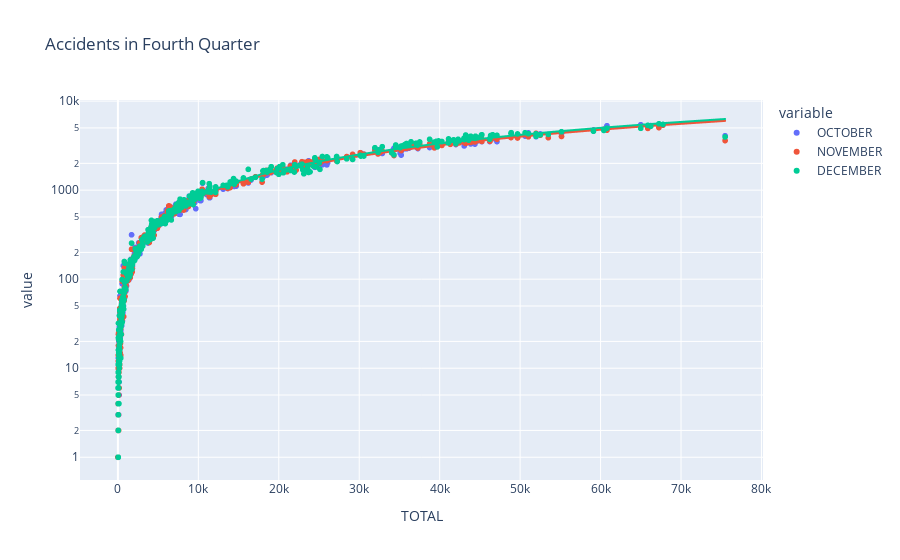

Write notebook code for a chart like this one.
### Code cell
fig1 = px.scatter(grouped_obj, x='TOTAL', y=['OCTOBER','NOVEMBER','DECEMBER'], title='Accidents in Fourth Quarter', trendline='ols', log_y=True)
fig1.show()

### Figure 1 — Plotly figure (JSON) as saved in the notebook; plotly's stock layout.template omitted (floating-point values rounded to 4 significant figures; data arrays with more than 128 entries replaced by an {"elided": "..."} marker saying what was removed)
{"data": [{"hovertemplate": "variable=OCTOBER<br>TOTAL=%{x}<br>value=%{y}<extra></extra>", "legendgroup": "OCTOBER", "marker": {"color": "#636efa", "symbol": "circle"}, "mode": "markers", "name": "OCTOBER", "showlegend": true, "type": "scattergl", "x": {"elided": "454 int values"}, "xaxis": "x", "y": {"elided": "454 int values"}, "yaxis": "y"}, {"hovertemplate": "<b>OLS trendline</b><br>value = 0.0794507 * TOTAL + 22.7933<br>R<sup>2</sup>=0.991523<br><br>variable=OCTOBER<br>TOTAL=%{x}<br>value=%{y} <b>(trend)</b><extra></extra>", "legendgroup": "OCTOBER", "marker": {"color": "#636efa", "symbol": "circle"}, "mode": "lines", "name": "OCTOBER", "showlegend": false, "type": "scattergl", "x": {"elided": "454 int values"}, "xaxis": "x", "y": {"elided": "454 float values"}, "yaxis": "y"}, {"hovertemplate": "variable=NOVEMBER<br>TOTAL=%{x}<br>value=%{y}<extra></extra>", "legendgroup": "NOVEMBER", "marker": {"color": "#EF553B", "symbol": "circle"}, "mode": "markers", "name": "NOVEMBER", "showlegend": true, "type": "scattergl", "x": {"elided": "454 int values"}, "xaxis": "x", "y": {"elided": "454 int values"}, "yaxis": "y"}, {"hovertemplate": "<b>OLS trendline</b><br>value = 0.0789897 * TOTAL + 33.3894<br>R<sup>2</sup>=0.988335<br><br>variable=NOVEMBER<br>TOTAL=%{x}<br>value=%{y} <b>(trend)</b><extra></extra>", "legendgroup": "NOVEMBER", "marker": {"color": "#EF553B", "symbol": "circle"}, "mode": "lines", "name": "NOVEMBER", "showlegend": false, "type": "scattergl", "x": {"elided": "454 int values"}, "xaxis": "x", "y": {"elided": "454 float values"}, "yaxis": "y"}, {"hovertemplate": "variable=DECEMBER<br>TOTAL=%{x}<br>value=%{y}<extra></extra>", "legendgroup": "DECEMBER", "marker": {"color": "#00cc96", "symbol": "circle"}, "mode": "markers", "name": "DECEMBER", "showlegend": true, "type": "scattergl", "x": {"elided": "454 int values"}, "xaxis": "x", "y": {"elided": "454 int values"}, "yaxis": "y"}, {"hovertemplate": "<b>OLS trendline</b><br>value = 0.0831722 * TOTAL + 18.6487<br>R<sup>2</sup>=0.985011<br><br>variable=DECEMBER<br>TOTAL=%{x}<br>value=%{y} <b>(trend)</b><extra></extra>", "legendgroup": "DECEMBER", "marker": {"color": "#00cc96", "symbol": "circle"}, "mode": "lines", "name": "DECEMBER", "showlegend": false, "type": "scattergl", "x": {"elided": "454 int values"}, "xaxis": "x", "y": {"elided": "454 float values"}, "yaxis": "y"}], "layout": {"legend": {"title": {"text": "variable"}, "tracegroupgap": 0}, "title": {"text": "Accidents in Fourth Quarter"}, "xaxis": {"anchor": "y", "domain": [0, 1], "title": {"text": "TOTAL"}}, "yaxis": {"anchor": "x", "domain": [0, 1], "title": {"text": "value"}, "type": "log"}}}
